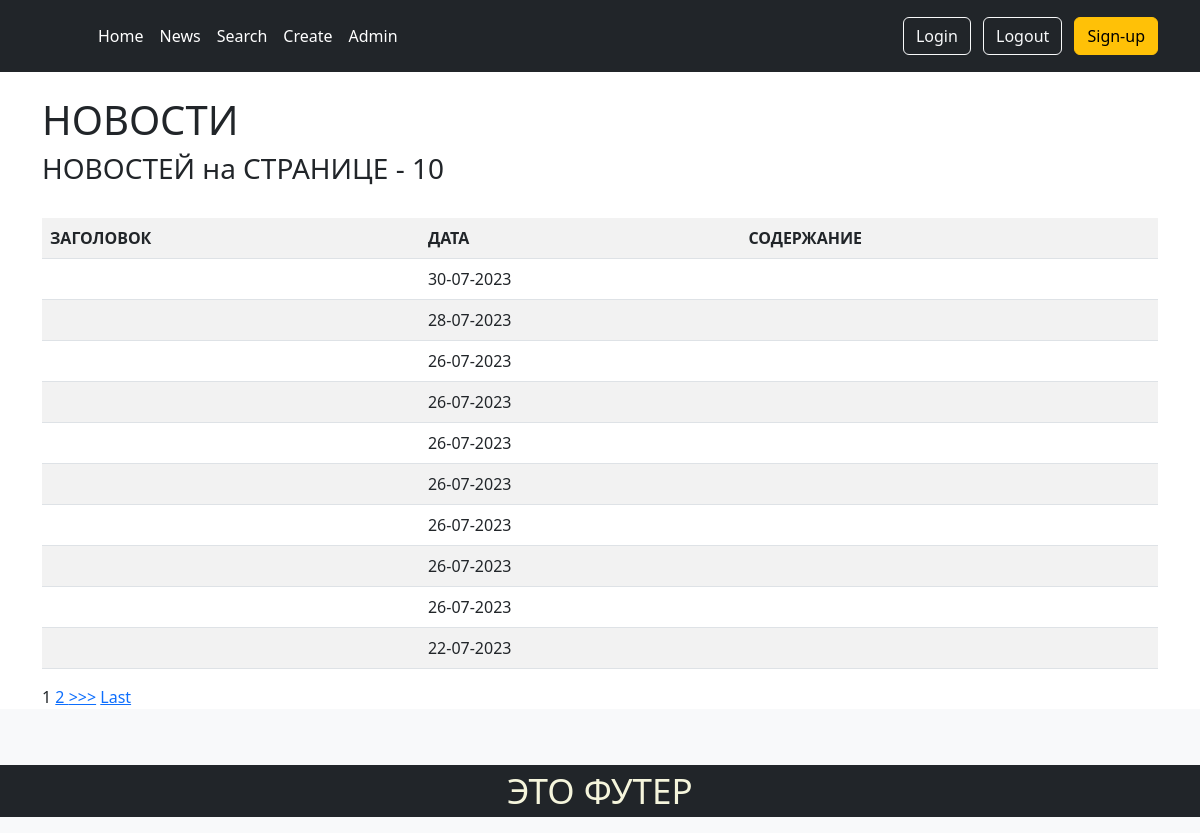
Page /news/ on the committed database.
### news/models.py (models this page shows, shortened)
class Post(models.Model):
    author = models.ForeignKey(Author, on_delete=models.CASCADE)
    NEWS = 'NW'
    ARTICLE = 'AR'
    CATEGORY_CHOICES = (
        (NEWS, 'Новость'),
        (ARTICLE, 'Статья'),
    )
    categoryType = models.CharField(
        max_length=2, choices=CATEGORY_CHOICES, default=ARTICLE)
    dateCreation = models.DateTimeField(auto_now_add=True)
    postCategory = models.ManyToManyField(Category, through='PostCategory')
    title = models.CharField(max_length=128)
    text = models.TextField()
    rating = models.SmallIntegerField(default=0)
    def preview(self):
        return self.text[:124] + '...'

### news/views.py (the view)
# urls.py: path('', PostList.as_view(), name='news'),
class PostList(ListView):
    model = Post
    template_name = 'news/posts.html'
    context_object_name = 'posts'
    ordering = ['-dateCreation']
    paginate_by = 10
    def get_context_data(self, **kwargs):
        context = super().get_context_data(**kwargs)
        context['choices'] = Post.CATEGORY_CHOICES
        return context

### news/templatetags/custom_filters.py (called while the page is built)
@register.filter(name='censor')
def censor(value):
    custom_badwords = ['нехорошие слова']
    profanity.add_censor_words(custom_badwords)
    censored = profanity.censor(value, '*$')
    return censored

### news/templates/news/posts.html (shortened to what this page needs)
{% extends 'layout/default.html' %}
{%load custom_filters%}
{% block content %}
<br>
<h1>НОВОСТИ</h1>
{% if posts %}
<h3>НОВОСТЕЙ на СТРАНИЦЕ - {{posts|length}}</h3>
<br>
<table class="table table-striped">
   <tr>
      <th scope="col">ЗАГОЛОВОК</th>
      <th scope="col">ДАТА</th>
      <th scope="col">СОДЕРЖАНИЕ</th>
   </tr>
   {% for i in posts %}
   <tr onclick="window.location='/news/{{i.pk}}'" style="cursor: pointer;">
      <td>{{ i.title|censor }}</td>
      <td>{{ i.dateCreation|date:'d-m-Y'}}</td>
      <td>{{ i.preview|truncatechars:50|censor}}</td>
   </tr>
   {% endfor %}
</table>
{%else%}
<h1>НОВОСТЕЙ - нету!!!</h1>
{%endif%}
{% include 'news/parts/paginator.html' %}
{% endblock content %}

### rows in the picture
Post: dateCreation "30-07-2023"
Post: dateCreation "28-07-2023"
Post: dateCreation "26-07-2023"
Post: dateCreation "26-07-2023"
Post: dateCreation "26-07-2023"
Post: dateCreation "26-07-2023"
Post: dateCreation "26-07-2023"
Post: dateCreation "26-07-2023"
Post: dateCreation "26-07-2023"
Post: dateCreation "22-07-2023"

### other values in the picture
{{ posts|length }} "10"
{{ num }} "1"
{{ num }} "2"
